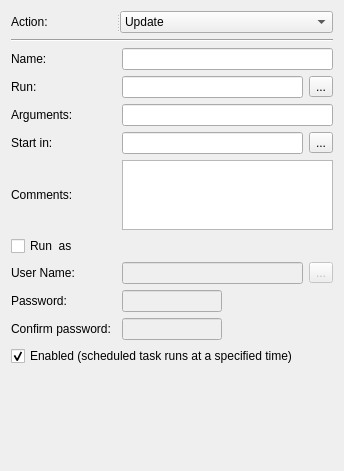
<?xml version="1.0" encoding="UTF-8"?>
<ui version="4.0">
 <class>ScheduledTasksWidget</class>
 <widget class="QWidget" name="ScheduledTasksWidget">
  <property name="geometry">
   <rect>
    <x>0</x>
    <y>0</y>
    <width>344</width>
    <height>471</height>
   </rect>
  </property>
  <property name="windowTitle">
   <string>Form</string>
  </property>
  <layout class="QGridLayout" name="gridLayout">
   <item row="0" column="0" colspan="3">
    <widget class="QSplitter" name="splitter">
     <property name="orientation">
      <enum>Qt::Horizontal</enum>
     </property>
     <widget class="QLabel" name="actionLabel">
      <property name="sizePolicy">
       <sizepolicy hsizetype="Fixed" vsizetype="Preferred">
        <horstretch>1</horstretch>
        <verstretch>0</verstretch>
       </sizepolicy>
      </property>
      <property name="minimumSize">
       <size>
        <width>105</width>
        <height>0</height>
       </size>
      </property>
      <property name="font">
       <font>
        <pointsize>9</pointsize>
       </font>
      </property>
      <property name="text">
       <string>Action:</string>
      </property>
      <property name="buddy">
       <cstring>actionComboBox</cstring>
      </property>
     </widget>
     <widget class="QComboBox" name="actionComboBox">
      <property name="sizePolicy">
       <sizepolicy hsizetype="Fixed" vsizetype="Fixed">
        <horstretch>180</horstretch>
        <verstretch>0</verstretch>
       </sizepolicy>
      </property>
      <property name="minimumSize">
       <size>
        <width>180</width>
        <height>0</height>
       </size>
      </property>
      <property name="currentText">
       <string>Update</string>
      </property>
      <property name="currentIndex">
       <number>2</number>
      </property>
      <item>
       <property name="text">
        <string>Create</string>
       </property>
      </item>
      <item>
       <property name="text">
        <string>Replace</string>
       </property>
      </item>
      <item>
       <property name="text">
        <string>Update</string>
       </property>
      </item>
      <item>
       <property name="text">
        <string>Delete</string>
       </property>
      </item>
     </widget>
    </widget>
   </item>
   <item row="1" column="0" colspan="3">
    <widget class="Line" name="line">
     <property name="font">
      <font>
       <pointsize>9</pointsize>
      </font>
     </property>
     <property name="orientation">
      <enum>Qt::Horizontal</enum>
     </property>
    </widget>
   </item>
   <item row="2" column="0">
    <widget class="QLabel" name="nameLabel">
     <property name="text">
      <string>Name:</string>
     </property>
     <property name="buddy">
      <cstring>nameLineEdit</cstring>
     </property>
    </widget>
   </item>
   <item row="3" column="0">
    <widget class="QLabel" name="runLabel">
     <property name="text">
      <string>Run:</string>
     </property>
    </widget>
   </item>
   <item row="3" column="1">
    <widget class="QLineEdit" name="runLineEdit"/>
   </item>
   <item row="3" column="2">
    <widget class="QToolButton" name="runToolButton">
     <property name="text">
      <string>...</string>
     </property>
    </widget>
   </item>
   <item row="4" column="0">
    <widget class="QLabel" name="argumetsLabel">
     <property name="sizePolicy">
      <sizepolicy hsizetype="Fixed" vsizetype="Preferred">
       <horstretch>117</horstretch>
       <verstretch>0</verstretch>
      </sizepolicy>
     </property>
     <property name="minimumSize">
      <size>
       <width>105</width>
       <height>0</height>
      </size>
     </property>
     <property name="text">
      <string>Arguments:</string>
     </property>
     <property name="buddy">
      <cstring>argumentsLineEdit</cstring>
     </property>
    </widget>
   </item>
   <item row="5" column="0">
    <widget class="QLabel" name="startLabel">
     <property name="sizePolicy">
      <sizepolicy hsizetype="Fixed" vsizetype="Preferred">
       <horstretch>117</horstretch>
       <verstretch>0</verstretch>
      </sizepolicy>
     </property>
     <property name="minimumSize">
      <size>
       <width>105</width>
       <height>0</height>
      </size>
     </property>
     <property name="text">
      <string>Start in:</string>
     </property>
     <property name="buddy">
      <cstring>startLineEdit</cstring>
     </property>
    </widget>
   </item>
   <item row="5" column="1">
    <widget class="QLineEdit" name="startLineEdit">
     <property name="enabled">
      <bool>true</bool>
     </property>
     <property name="layoutDirection">
      <enum>Qt::LeftToRight</enum>
     </property>
     <property name="echoMode">
      <enum>QLineEdit::Normal</enum>
     </property>
    </widget>
   </item>
   <item row="5" column="2">
    <widget class="QToolButton" name="startToolButton">
     <property name="text">
      <string>...</string>
     </property>
    </widget>
   </item>
   <item row="6" column="0">
    <widget class="QLabel" name="commentsLabel">
     <property name="text">
      <string>Comments:</string>
     </property>
     <property name="buddy">
      <cstring>commentsTextEdit</cstring>
     </property>
    </widget>
   </item>
   <item row="6" column="1" colspan="2">
    <widget class="QTextEdit" name="commentsTextEdit">
     <property name="sizePolicy">
      <sizepolicy hsizetype="Expanding" vsizetype="Fixed">
       <horstretch>0</horstretch>
       <verstretch>0</verstretch>
      </sizepolicy>
     </property>
     <property name="minimumSize">
      <size>
       <width>0</width>
       <height>70</height>
      </size>
     </property>
     <property name="maximumSize">
      <size>
       <width>16777215</width>
       <height>70</height>
      </size>
     </property>
     <property name="html">
      <string>&lt;!DOCTYPE HTML PUBLIC &quot;-//W3C//DTD HTML 4.0//EN&quot; &quot;http://www.w3.org/TR/REC-html40/strict.dtd&quot;&gt;
&lt;html&gt;&lt;head&gt;&lt;meta name=&quot;qrichtext&quot; content=&quot;1&quot; /&gt;&lt;style type=&quot;text/css&quot;&gt;
p, li { white-space: pre-wrap; }
&lt;/style&gt;&lt;/head&gt;&lt;body style=&quot; font-family:'Noto Sans'; font-size:9pt; font-weight:400; font-style:normal;&quot;&gt;
&lt;p style=&quot;-qt-paragraph-type:empty; margin-top:0px; margin-bottom:0px; margin-left:0px; margin-right:0px; -qt-block-indent:0; text-indent:0px;&quot;&gt;&lt;br /&gt;&lt;/p&gt;&lt;/body&gt;&lt;/html&gt;</string>
     </property>
    </widget>
   </item>
   <item row="7" column="0">
    <widget class="QCheckBox" name="runUsCheckBox">
     <property name="text">
      <string>Run  as</string>
     </property>
    </widget>
   </item>
   <item row="8" column="0">
    <widget class="QLabel" name="usetNameLabel">
     <property name="text">
      <string>User Name:</string>
     </property>
     <property name="buddy">
      <cstring>userNameLineEdit</cstring>
     </property>
    </widget>
   </item>
   <item row="8" column="1">
    <widget class="QLineEdit" name="userNameLineEdit">
     <property name="enabled">
      <bool>false</bool>
     </property>
    </widget>
   </item>
   <item row="8" column="2">
    <widget class="QToolButton" name="userNameToolButton">
     <property name="enabled">
      <bool>false</bool>
     </property>
     <property name="text">
      <string>...</string>
     </property>
    </widget>
   </item>
   <item row="9" column="0">
    <widget class="QLabel" name="passwordLabel">
     <property name="text">
      <string>Password:</string>
     </property>
     <property name="buddy">
      <cstring>passwordLineEdit</cstring>
     </property>
    </widget>
   </item>
   <item row="9" column="1">
    <widget class="QLineEdit" name="passwordLineEdit">
     <property name="enabled">
      <bool>false</bool>
     </property>
     <property name="sizePolicy">
      <sizepolicy hsizetype="Fixed" vsizetype="Fixed">
       <horstretch>0</horstretch>
       <verstretch>0</verstretch>
      </sizepolicy>
     </property>
     <property name="maximumSize">
      <size>
       <width>100</width>
       <height>16777215</height>
      </size>
     </property>
     <property name="echoMode">
      <enum>QLineEdit::Password</enum>
     </property>
    </widget>
   </item>
   <item row="10" column="0">
    <widget class="QLabel" name="confirmPasswordLabel">
     <property name="text">
      <string>Confirm password:</string>
     </property>
     <property name="buddy">
      <cstring>confirmPasswordLineEdit</cstring>
     </property>
    </widget>
   </item>
   <item row="10" column="1">
    <widget class="QLineEdit" name="confirmPasswordLineEdit">
     <property name="enabled">
      <bool>false</bool>
     </property>
     <property name="sizePolicy">
      <sizepolicy hsizetype="Fixed" vsizetype="Fixed">
       <horstretch>0</horstretch>
       <verstretch>0</verstretch>
      </sizepolicy>
     </property>
     <property name="minimumSize">
      <size>
       <width>100</width>
       <height>0</height>
      </size>
     </property>
     <property name="maximumSize">
      <size>
       <width>100</width>
       <height>16777215</height>
      </size>
     </property>
     <property name="echoMode">
      <enum>QLineEdit::Password</enum>
     </property>
    </widget>
   </item>
   <item row="12" column="0" colspan="3">
    <spacer name="verticalSpacer">
     <property name="orientation">
      <enum>Qt::Vertical</enum>
     </property>
     <property name="sizeType">
      <enum>QSizePolicy::Expanding</enum>
     </property>
     <property name="sizeHint" stdset="0">
      <size>
       <width>20</width>
       <height>40</height>
      </size>
     </property>
    </spacer>
   </item>
   <item row="2" column="1" colspan="2">
    <widget class="QLineEdit" name="nameLineEdit"/>
   </item>
   <item row="4" column="1" colspan="2">
    <widget class="QLineEdit" name="argumentsLineEdit"/>
   </item>
   <item row="11" column="0" colspan="3">
    <widget class="QCheckBox" name="enabledCheckBox">
     <property name="sizePolicy">
      <sizepolicy hsizetype="Expanding" vsizetype="Fixed">
       <horstretch>0</horstretch>
       <verstretch>0</verstretch>
      </sizepolicy>
     </property>
     <property name="text">
      <string>Enabled (scheduled task runs at a specified time)</string>
     </property>
     <property name="checked">
      <bool>true</bool>
     </property>
    </widget>
   </item>
  </layout>
 </widget>
 <tabstops>
  <tabstop>actionComboBox</tabstop>
  <tabstop>nameLineEdit</tabstop>
  <tabstop>runLineEdit</tabstop>
  <tabstop>runToolButton</tabstop>
  <tabstop>argumentsLineEdit</tabstop>
  <tabstop>startLineEdit</tabstop>
  <tabstop>startToolButton</tabstop>
  <tabstop>commentsTextEdit</tabstop>
  <tabstop>runUsCheckBox</tabstop>
  <tabstop>userNameLineEdit</tabstop>
  <tabstop>userNameToolButton</tabstop>
  <tabstop>passwordLineEdit</tabstop>
  <tabstop>confirmPasswordLineEdit</tabstop>
  <tabstop>enabledCheckBox</tabstop>
 </tabstops>
 <resources/>
 <connections>
  <connection>
   <sender>runUsCheckBox</sender>
   <signal>toggled(bool)</signal>
   <receiver>userNameLineEdit</receiver>
   <slot>setEnabled(bool)</slot>
   <hints>
    <hint type="sourcelabel">
     <x>189</x>
     <y>260</y>
    </hint>
    <hint type="destinationlabel">
     <x>235</x>
     <y>290</y>
    </hint>
   </hints>
  </connection>
 </connections>
</ui>
